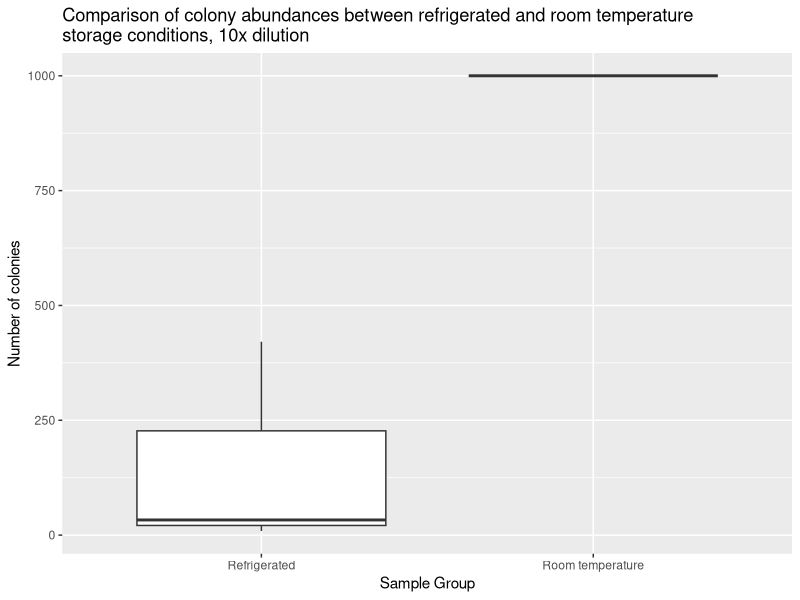
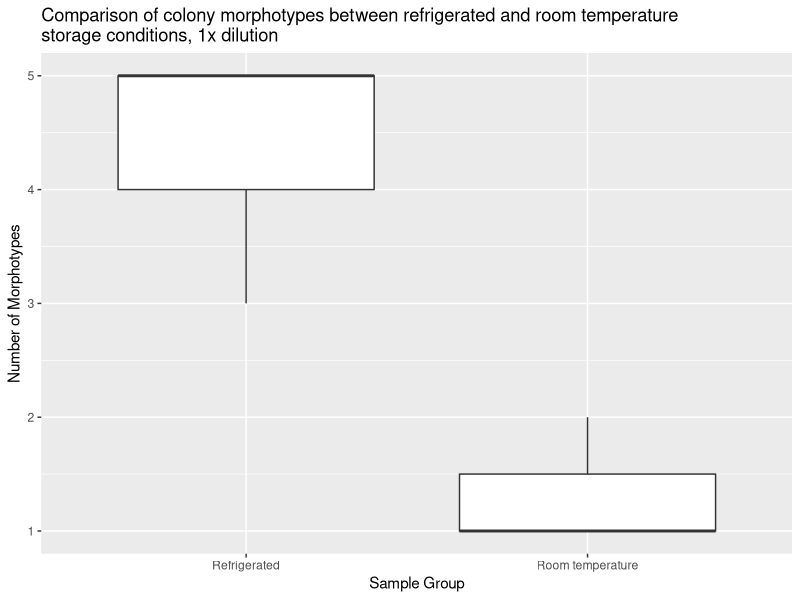

These figures' R source, in order:
## ---- chunk 1
knitr::opts_chunk$set(echo = FALSE, message = FALSE, warning = FALSE)
## ---- chunk 2
library("ggplot2")
library("dplyr")
library("tidyr")
library("readr")
library("broom")
library("knitr")
## ---- chunk 3
# read in the culture data from csv
culture_data <- read_csv(
  "data/raw_data/Raw_culture_count_data/Culturing_data.csv")
## ---- chunk 4
# filter out only my 100x dilutions and make a boxplot
culture_data %>%
  filter(student_name == "Kris Choi") %>%
  filter(dilution_1_10_or_100 == "1") %>%
  ggplot(aes(x = sample_group,
             y = number_of_colonies)) +
  geom_boxplot() +
  ggtitle(paste("Comparison of colony abundances between",
  "refrigerated and room temperature
storage conditions, 10x dilution")) +
  xlab("Sample Group") +
  ylab("Number of colonies")
## ---- chunk 5
# run a statistical test to compare the two groups of abundances
culture_data %>%
  filter(student_name == "Kris Choi") %>%
  filter(dilution_1_10_or_100 == "1") %>%
  wilcox.test(data = .,
              number_of_colonies ~ sample_group) %>%
  broom::glance(x = .) %>%
  knitr::kable()
## ---- chunk 6
# filter out only my 100x dilutions and make a boxplot
culture_data %>%
  filter(student_name == "Kris Choi") %>%
  filter(dilution_1_10_or_100 == "1") %>%
  ggplot(aes(x = sample_group,
             y = as.numeric(number_of_morphotypes))) +
  geom_boxplot() +
  ggtitle(paste("Comparison of colony morphotypes between refrigerated and",
  "room temperature
storage conditions, 1x dilution")) +
  xlab("Sample Group") +
  ylab("Number of Morphotypes")
## ---- chunk 7
# run a statistical test to compare the two groups of morphotypes
culture_data %>%
  filter(student_name == "Kris Choi") %>%
  filter(dilution_1_10_or_100 == "1") %>%
  wilcox.test(data = .,
              as.numeric(number_of_morphotypes) ~ sample_group) %>%
  broom::glance(x = .) %>%
  knitr::kable()
